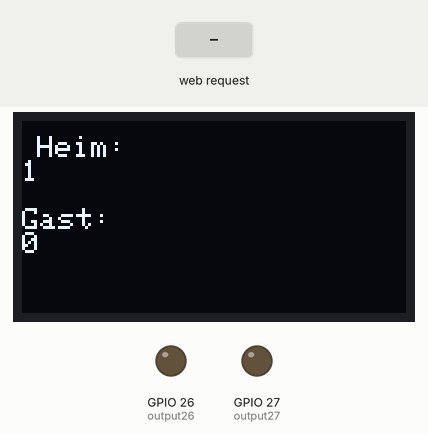
Recording of a program running on a simulated ESP32. On the bench: 128×64 one-colour display, output pins drawn as LEDs (lit = HIGH). Inputs (shaded band) come from the test bench. WiFi joins after 1.5 s; servers stay silent unless stated; what the program prints to the serial monitor is not drawn.

Above: at 4.7 s.
4.8 s: HTTP request GET /26/on received
At 5.3 s:
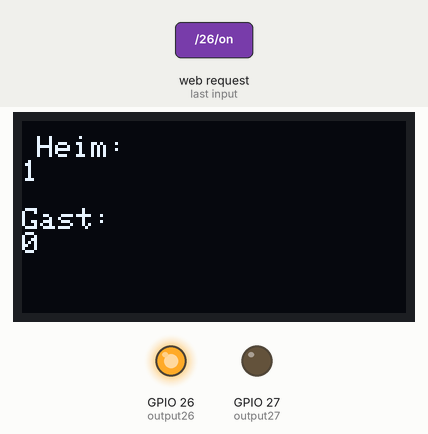
6.3 s: HTTP request GET /27/on received
At 7.5 s:
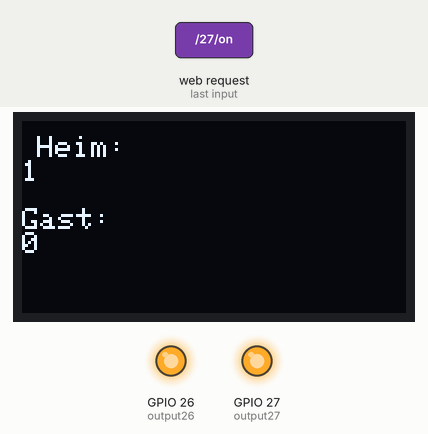
7.8 s: HTTP request GET /26/off received
At 8.8 s:
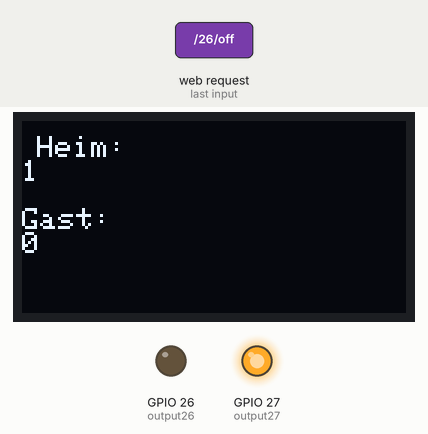
9.3 s: HTTP request GET /27/off received
At 9.9 s:
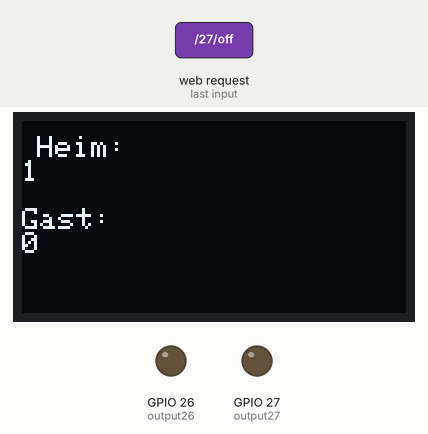
Timing chart, 0 to 11.8 s (numbered marks = the images above; inputs shaded):
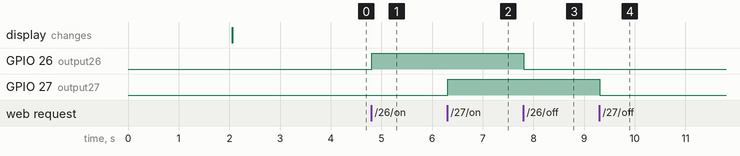

Measured:
- after the input at 4.8 s, GPIO 26 (output26): LOW → HIGH at once
- after the input at 6.3 s, GPIO 27 (output27): LOW → HIGH at once
- after the input at 7.8 s, GPIO 26 (output26): HIGH → LOW at once
- after the input at 9.3 s, GPIO 27 (output27): HIGH → LOW at once

The program:

main.cpp
```cpp
/*********
  Rui Santos
  Complete project details at http://randomnerdtutorials.com
*********/

// Load Wi-Fi library
#include <WiFi.h>
#include <Wire.h>
#include <Adafruit_GFX.h>
#include <Adafruit_SSD1306.h>

// Replace with your network credentials
const char* ssid = "Scoreboard";
const char* password = "password";

// Set web server port number to 80
WiFiServer server(80);

// Variable to store the HTTP request
String header;

// Auxiliar variables to store the current output state
String output26State = "off";
String output27State = "off";

// Assign output variables to GPIO pins
const int output26 = 26;
const int output27 = 27;


#define SCREEN_WIDTH 128 // OLED display width, in pixels
#define SCREEN_HEIGHT 64 // OLED display height, in pixels

// Declaration for an SSD1306 display connected to I2C (SDA, SCL pins)
Adafruit_SSD1306 display(SCREEN_WIDTH, SCREEN_HEIGHT, &Wire, -1);

// Current time
unsigned long currentTime = millis();
// Previous time
unsigned long previousTime = 0;
// Define timeout time in milliseconds (example: 2000ms = 2s)
const long timeoutTime = 2000;

void setup() {
  Serial.begin(115200);
  int zahl1 = 1;
  int zahl2 = 0;

  if(!display.begin(SSD1306_SWITCHCAPVCC, 0x3C)) { // Address 0x3D for 128x64
    Serial.println(F("SSD1306 allocation failed"));
    for(;;);
  }
  delay(2000);
  display.clearDisplay();

  display.setTextSize(1);
  display.setTextColor(WHITE);
  display.setCursor(5, 5);
  // Display static text
  display.println("Heim:");
  display.println(zahl1);
  display.println(" ");
  display.println("Gast:");
  display.println(zahl2);
  display.display();
  // Initialize the output variables as outputs
  pinMode(output26, OUTPUT);
  pinMode(output27, OUTPUT);
  // Set outputs to LOW
  digitalWrite(output26, LOW);
  digitalWrite(output27, LOW);

  // Connect to Wi-Fi network with SSID and password
  Serial.print("Connecting to ");
  Serial.println(ssid);
  WiFi.begin(ssid, password);
  while (WiFi.status() != WL_CONNECTED) {
    delay(500);
    Serial.print(".");
  }
  // Print local IP address and start web server
  Serial.println("");
  Serial.println("WiFi connected.");
  Serial.println("IP address: ");
  Serial.println(WiFi.localIP());
  server.begin();
}

void loop(){
  WiFiClient client = server.available();   // Listen for incoming clients

  if (client) {                             // If a new client connects,
    currentTime = millis();
    previousTime = currentTime;
    Serial.println("New Client.");          // print a message out in the serial port
    String currentLine = "";                // make a String to hold incoming data from the client
    while (client.connected() && currentTime - previousTime <= timeoutTime) {  // loop while the client's connected
      currentTime = millis();
      if (client.available()) {             // if there's bytes to read from the client,
        char c = client.read();             // read a byte, then
        Serial.write(c);                    // print it out the serial monitor
        header += c;
        if (c == '\n') {                    // if the byte is a newline character
          // if the current line is blank, you got two newline characters in a row.
          // that's the end of the client HTTP request, so send a response:
          if (currentLine.length() == 0) {
            // HTTP headers always start with a response code (e.g. HTTP/1.1 200 OK)
            // and a content-type so the client knows what's coming, then a blank line:
            client.println("HTTP/1.1 200 OK");
            client.println("Content-type:text/html");
            client.println("Connection: close");
            client.println();

            // turns the GPIOs on and off
            if (header.indexOf("GET /26/on") >= 0) {
              Serial.println("GPIO 26 on");
              output26State = "on";
              digitalWrite(output26, HIGH);
            } else if (header.indexOf("GET /26/off") >= 0) {
              Serial.println("GPIO 26 off");
              output26State = "off";
              digitalWrite(output26, LOW);
            } else if (header.indexOf("GET /27/on") >= 0) {
              Serial.println("GPIO 27 on");
              output27State = "on";
              digitalWrite(output27, HIGH);
            } else if (header.indexOf("GET /27/off") >= 0) {
              Serial.println("GPIO 27 off");
              output27State = "off";
              digitalWrite(output27, LOW);
            }

            // Display the HTML web page
            client.println("<!DOCTYPE html><html>");
            client.println("<head><meta name=\"viewport\" content=\"width=device-width, initial-scale=1\">");
            client.println("<link rel=\"icon\" href=\"data:,\">");
            // CSS to style the on/off buttons
            // Feel free to change the background-color and font-size attributes to fit your preferences
            client.println("<style>html { font-family: Helvetica; display: inline-block; margin: 0px auto; text-align: center;}");
            client.println(".button { background-color: #4CAF50; border: none; color: white; padding: 16px 40px;");
            client.println("text-decoration: none; font-size: 30px; margin: 2px; cursor: pointer;}");
            client.println(".button2 {background-color: #555555;}</style></head>");

            // Web Page Heading
            client.println("<body><h1>ESP32 Web Server</h1>");

            // Display current state, and ON/OFF buttons for GPIO 26
            client.println("<p>GPIO 26 - State " + output26State + "</p>");
            // If the output26State is off, it displays the ON button
            if (output26State=="off") {
              client.println("<p><a href=\"/26/on\"><button class=\"button\">ON</button></a></p>");
            } else {
              client.println("<p><a href=\"/26/off\"><button class=\"button button2\">OFF</button></a></p>");
            }

            // Display current state, and ON/OFF buttons for GPIO 27
            client.println("<p>GPIO 27 - State " + output27State + "</p>");
            // If the output27State is off, it displays the ON button
            if (output27State=="off") {
              client.println("<p><a href=\"/27/on\"><button class=\"button\">ON</button></a></p>");
            } else {
              client.println("<p><a href=\"/27/off\"><button class=\"button button2\">OFF</button></a></p>");
            }
            client.println("</body></html>");

            // The HTTP response ends with another blank line
            client.println();
            // Break out of the while loop
            break;
          } else { // if you got a newline, then clear currentLine
            currentLine = "";
          }
        } else if (c != '\r') {  // if you got anything else but a carriage return character,
          currentLine += c;      // add it to the end of the currentLine
        }
      }
    }
    // Clear the header variable
    header = "";
    // Close the connection
    client.stop();
    Serial.println("Client disconnected.");
    Serial.println("");
  }
}
```
